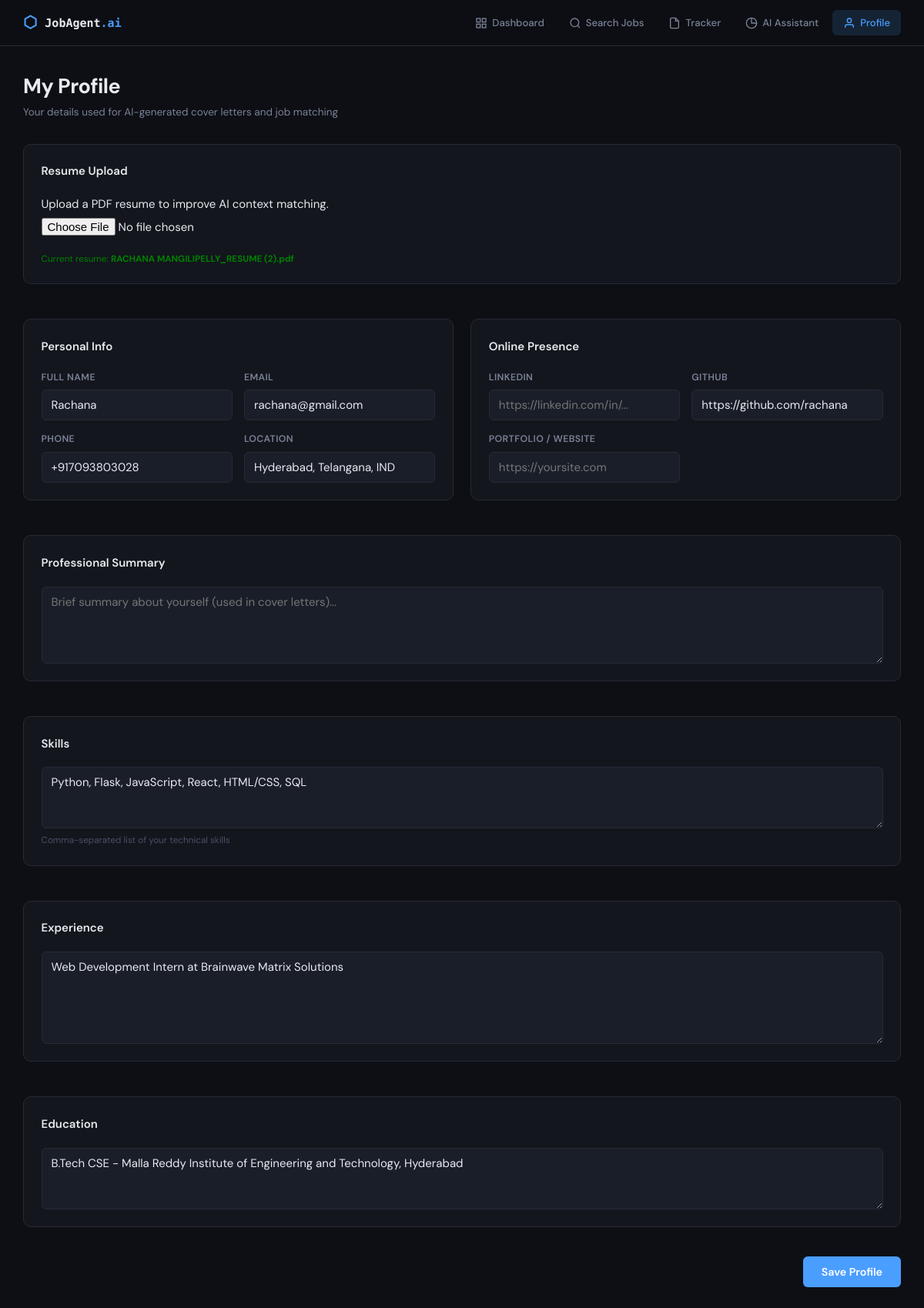
/profile, run on the app's committed database.
### tables this page shows
CREATE TABLE profile (
            id INTEGER PRIMARY KEY,
            name TEXT,
            email TEXT,
            phone TEXT,
            location TEXT,
            skills TEXT,
            experience TEXT,
            education TEXT,
            linkedin TEXT,
            github TEXT,
            portfolio TEXT,
            summary TEXT
        , resume_text TEXT, resume_filename TEXT);

### routes/profile.py (the view)
@profile_bp.route("/profile")
def profile():
    conn = get_db()
    c = conn.cursor()
    c.execute("SELECT * FROM profile WHERE id=1")
    p = c.fetchone()
    conn.close()
    return render_template("profile.html", profile=p)

### database.py (called while the page is built)
def get_db():
    conn = sqlite3.connect(DB_PATH)
    conn.row_factory = sqlite3.Row
    return conn

### templates/profile.html (shortened to what this page needs)
{% extends "base.html" %}
{% block content %}
<div class="page-header">
    <div>
        <h1 class="page-title">My Profile</h1>
        <p class="page-subtitle">Your details used for AI-generated cover letters and job matching</p>
    </div>
</div>
<form method="POST" action="{{ url_for('profile.save_profile') }}" enctype="multipart/form-data">
    <div class="profile-grid">
        <div class="card full-width">
            <h2 class="card-title">Resume Upload</h2>
            <div class="form-group">
                <p>Upload a PDF resume to improve AI context matching.</p>
                <input type="file" name="resume_pdf" accept=".pdf" class="form-control" style="margin-bottom: 1rem;">
                {% if profile.resume_filename %}
                    <p class="form-hint" style="color: green;">Current resume: <strong>{{ profile.resume_filename }}</strong></p>
                {% else %}
                    <p class="form-hint">No resume uploaded currently.</p>
                {% endif %}
            </div>
        </div>
        <div class="card">
            <h2 class="card-title">Personal Info</h2>
            <div class="form-grid">
                <div class="form-group">
                    <label>Full Name</label>
                    <input type="text" name="name" value="{{ profile.name or '' }}" placeholder="BharathKumar Nagamalli">
                </div>
                <div class="form-group">
                    <label>Email</label>
                    <input type="email" name="email" value="{{ profile.email or '' }}" placeholder="your@email.com">
                </div>
                <div class="form-group">
                    <label>Phone</label>
                    <input type="text" name="phone" value="{{ profile.phone or '' }}" placeholder="+91 9999999999">
                </div>
                <div class="form-group">
                    <label>Location</label>
                    <input type="text" name="location" value="{{ profile.location or '' }}" placeholder="Hyderabad, Telangana">
                </div>
            </div>
        </div>
        <div class="card">
            <h2 class="card-title">Online Presence</h2>
            <div class="form-grid">
                <div class="form-group">
                    <label>LinkedIn</label>
                    <input type="url" name="linkedin" value="{{ profile.linkedin or '' }}" placeholder="https://linkedin.com/in/...">
                </div>
                <div class="form-group">
                    <label>GitHub</label>
                    <input type="url" name="github" value="{{ profile.github or '' }}" placeholder="https://github.com/...">
                </div>
                <div class="form-group">
                    <label>Portfolio / Website</label>
                    <input type="url" name="portfolio" value="{{ profile.portfolio or '' }}" placeholder="https://yoursite.com">
                </div>
            </div>
        </div>
        <div class="card full-width">
            <h2 class="card-title">Professional Summary</h2>
            <div class="form-group">
                <textarea name="summary" rows="4" placeholder="Brief summary about yourself (used in cover letters)...">{{ profile.summary or '' }}</textarea>
            </div>
        </div>
        <div class="card full-width">
            <h2 class="card-title">Skills</h2>
            <div class="form-group">
                <textarea name="skills" rows="3" placeholder="Python, Flask, JavaScript, React, SQL, Git...">{{ profile.skills or '' }}</textarea>
                <small class="form-hint">Comma-separated list of your technical skills</small>
            </div>
        </div>
        <div class="card full-width">
            <h2 class="card-title">Experience</h2>
            <div class="form-group">
                <textarea name="experience" rows="5" placeholder="Describe your work experience...">{{ profile.experience or '' }}</textarea>
            </div>
        </div>
        <div class="card full-width">
            <h2 class="card-title">Education</h2>
            <div class="form-group">
                <textarea name="education" rows="3" placeholder="B.Tech CSE - College Name, Year">{{ profile.education or '' }}</textarea>
            </div>
        </div>
    </div>
    <div class="form-actions">
        <button type="submit" class="btn btn-primary btn-lg">Save Profile</button>
    </div>
</form>
{% endblock %}

### templates/base.html (shortened to what this page needs)
<!DOCTYPE html>
<html lang="en">
<head>
    <link rel="stylesheet" href="{{ url_for('static', filename='css/style.css') }}">
</head>
<body>
<nav class="navbar">
    <a class="nav-brand" href="{{ url_for('jobs.dashboard') }}">
        <span class="brand-icon">⬡</span>
        <span class="brand-text">JobAgent<span class="brand-ai">.ai</span></span>
    </a>
    <ul class="nav-links">
        <li><a href="{{ url_for('jobs.dashboard') }}" class="nav-link {% if request.endpoint == 'jobs.dashboard' %}active{% endif %}">
            <svg width="16" height="16" fill="none" stroke="currentColor" stroke-width="2" viewBox="0 0 24 24"><rect x="3" y="3" width="7" height="7"/><rect x="14" y="3" width="7" height="7"/><rect x="3" y="14" width="7" height="7"/><rect x="14" y="14" width="7" height="7"/></svg>
            Dashboard
        </a></li>
        <li><a href="{{ url_for('jobs.search') }}" class="nav-link {% if request.endpoint == 'jobs.search' %}active{% endif %}">
            <svg width="16" height="16" fill="none" stroke="currentColor" stroke-width="2" viewBox="0 0 24 24"><circle cx="11" cy="11" r="8"/><path d="m21 21-4.35-4.35"/></svg>
            Search Jobs
        </a></li>
        <li><a href="{{ url_for('applications.applications') }}" class="nav-link {% if request.endpoint == 'applications.applications' %}active{% endif %}">
            <svg width="16" height="16" fill="none" stroke="currentColor" stroke-width="2" viewBox="0 0 24 24"><path d="M14 2H6a2 2 0 0 0-2 2v16a2 2 0 0 0 2 2h12a2 2 0 0 0 2-2V8z"/><polyline points="14 2 14 8 20 8"/></svg>
            Tracker
        </a></li>
        <li><a href="{{ url_for('ai.ai_assistant') }}" class="nav-link {% if request.endpoint == 'ai.ai_assistant' %}active{% endif %}">
            <svg width="16" height="16" fill="none" stroke="currentColor" stroke-width="2" viewBox="0 0 24 24"><path d="M12 2a10 10 0 1 0 10 10H12V2z"/><path d="M12 2a10 10 0 0 1 10 10"/></svg>
            AI Assistant
        </a></li>
        <li><a href="{{ url_for('profile.profile') }}" class="nav-link {% if request.endpoint == 'profile.profile' %}active{% endif %}">
            <svg width="16" height="16" fill="none" stroke="currentColor" stroke-width="2" viewBox="0 0 24 24"><path d="M20 21v-2a4 4 0 0 0-4-4H8a4 4 0 0 0-4 4v2"/><circle cx="12" cy="7" r="4"/></svg>
            Profile
        </a></li>
    </ul>
</nav>
<main class="main-content">
    {% block content %}{% endblock %}
</main>
</body>
</html>

### static/css/style.css (style rules this page uses)
:root { --bg: #0D0F14; --bg-card: #13161D; --bg-card-hover: #181C25; --bg-input: #1A1E28; --border: #252A36; --border-focus: #4A9EFF; --text: #E8EAF0; --text-muted: #7B8298; --text-dim: #4A5068; --accent: #4A9EFF; --accent-glow: rgba(74,158,255,0.15); --success: #10B981; --warning: #F59E0B; --danger: #EF4444; --purple: #8B5CF6; --radius: 10px; --radius-sm: 6px; --font-body: 'DM Sans', sans-serif; --font-mono: 'Space Mono', monospace; }
*, *::before, *::after { box-sizing: border-box; margin: 0; padding: 0; }
html { font-size: 15px; }
body { background: var(--bg); color: var(--text); font-family: var(--font-body); line-height: 1.6; min-height: 100vh; }
a { color: var(--accent); text-decoration: none; }
ul { list-style: none; }
input, textarea, select, button { font-family: inherit; font-size: inherit; }
.navbar { display: flex; align-items: center; justify-content: space-between; padding: 0 2rem; height: 60px; background: rgba(13,15,20,0.95); border-bottom: 1px solid var(--border); position: sticky; top: 0; z-index: 100; backdrop-filter: blur(10px); }
.nav-brand { display: flex; align-items: center; gap: 10px; font-family: var(--font-mono); font-weight: 700; font-size: 1rem; color: var(--text); text-decoration: none; }
.brand-icon { font-size: 1.4rem; color: var(--accent); }
.brand-ai { color: var(--accent); }
.nav-links { display: flex; gap: 4px; }
.nav-link { display: flex; align-items: center; gap: 6px; padding: 6px 14px; border-radius: var(--radius-sm); color: var(--text-muted); font-size: 0.875rem; font-weight: 500; transition: all 0.15s; text-decoration: none; }
.nav-link.active { color: var(--accent); background: var(--accent-glow); }
.main-content { max-width: 1300px; margin: 0 auto; padding: 2rem 2rem 4rem; }
.page-header { display: flex; align-items: flex-start; justify-content: space-between; margin-bottom: 2rem; gap: 1rem; }
.page-title { font-size: 1.8rem; font-weight: 700; letter-spacing: -0.5px; }
.page-subtitle { color: var(--text-muted); font-size: 0.9rem; margin-top: 2px; }
.card { background: var(--bg-card); border: 1px solid var(--border); border-radius: var(--radius); padding: 1.5rem; margin-bottom: 1.5rem; }
.card-title { font-size: 1rem; font-weight: 600; margin-bottom: 1.25rem; }
.btn { display: inline-flex; align-items: center; gap: 7px; padding: 9px 18px; border-radius: var(--radius-sm); font-size: 0.875rem; font-weight: 600; cursor: pointer; border: none; transition: all 0.15s; text-decoration: none !important; white-space: nowrap; }
.btn-primary { background: var(--accent); color: #fff; }
.btn-lg { padding: 11px 24px; font-size: 0.95rem; }
.form-group { display: flex; flex-direction: column; gap: 6px; }
.form-group label { font-size: 0.82rem; font-weight: 600; color: var(--text-muted); text-transform: uppercase; letter-spacing: 0.4px; }
input[type="text"], input[type="email"], input[type="url"], input[type="tel"], input[type="password"], textarea, select { background: var(--bg-input); border: 1px solid var(--border); border-radius: var(--radius-sm); color: var(--text); padding: 9px 12px; width: 100%; transition: border-color 0.15s; }
textarea { resize: vertical; }
.form-hint { color: var(--text-dim); font-size: 0.78rem; }
.profile-grid { display: grid; grid-template-columns: 1fr 1fr; gap: 1.5rem; }
.profile-grid .full-width { grid-column: 1 / -1; }
.form-grid { display: grid; grid-template-columns: 1fr 1fr; gap: 1rem; }
.form-actions { text-align: right; margin-top: 1rem; }

### data on the page
profile: resume_filename "RACHANA MANGILIPELLY_RESUME (2).pdf", name "Rachana", email "rachana@gmail.com", phone "+917093803028", location "Hyderabad, Telangana, IND", github "https://github.com/rachana", skills "Python, Flask, JavaScript, React, HTML/CSS, SQL", experience "Web Development Intern at Brainwave Matrix Solutions", education "B.Tech CSE - Malla Reddy Institute of Engineering and Technology, Hyderabad"
